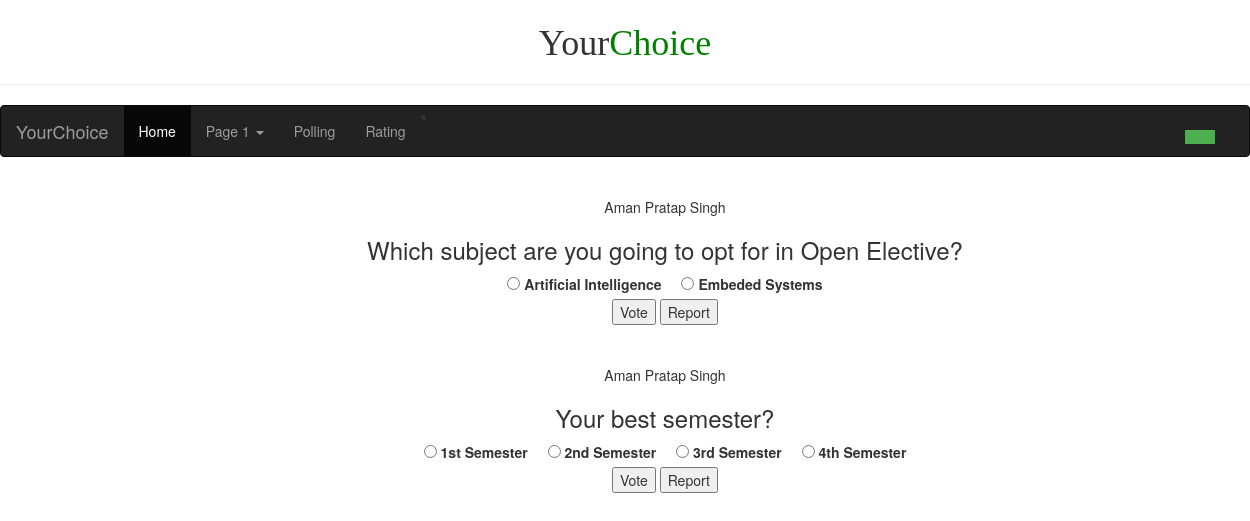
The app's page /polling with its own data.
### application.py (models this page shows, shortened)
class PollInfo(db.Model):
    __tablename__ = 'pollInfo'
    id = db.Column(db.Integer, primary_key=True)
    userId = db.Column(db.String(50), db.ForeignKey('registeredUsers.id'), nullable=False)
    pollQuestion = db.Column(db.String(300), nullable=False)
    numOfOptions = db.Column(db.Integer)
    isOpen = db.Column(db.Boolean)
    isRated = db.Column(db.Boolean)
    selectionChoices = db.Column(db.Integer)
    isTimed = db.Column(db.Boolean)
    timeLimit = db.Column(db.DateTime)
    numOfReports = db.Column(db.Integer)
    numOfRegistrants = db.Column(db.Integer)
    numOfVotes = db.Column(db.Integer)
    options = db.relationship('Options', backref='poll')
    registrants = db.relationship('Registrants', backref='poll')
    voters = db.relationship('Votes', backref='poll')
    selectors = db.relationship('Selections', backref='poll')
    reports = db.relationship('Reports', backref='poll')

class RegisteredUsers(db.Model):
    __tablename__ = 'registeredUsers'
    id = db.Column(db.String(50), primary_key=True)
    password = db.Column(db.String(50), nullable=False)
    name = db.Column(db.String(50), nullable=False)
    phoneNumber = db.Column(db.String(15))
    sequrityQuestion = db.Column(db.String(100))
    sequrityAnswer = db.Column(db.String(50))
    numOfPolls = db.Column(db.Integer, default=0)
    polls = db.relationship('PollInfo', backref='user')
    registrations = db.relationship('Registrants', backref='user')
    votes = db.relationship('Votes', backref='user')
    selections = db.relationship('Selections', backref='user')
    reports = db.relationship('Reports', backref='user')

class Options(db.Model):
    __tablename__ = 'options'
    id = db.Column(db.Integer, primary_key=True)
    pollId = db.Column(db.Integer, db.ForeignKey('pollInfo.id'), nullable=False)
    optionData = db.Column(db.String(100), nullable=False)
    optionImage = db.Column(db.LargeBinary)
    optionCount = db.Column(db.Float)

### application.py (the view)
@app.route("/polling")
def polling():
    polls = PollInfo.query.filter(PollInfo.isRated == False).all()
    return render_template("polling.html", polls=polls)

### templates/polling.html (shortened to what this page needs)
{% extends "menu.html" %}
{% block body %}
    {% for poll in polls %}
        <div class="poll" style="width: 100%; margin: 40px; text-align: center;">
            <p style="text-align: ">{{ poll.user.name }}</p>
            <h3 style="width: 100%;">{{ poll.pollQuestion }}</h3>
            <form action="{{ url_for('vote') }}" method="POST">
                <div class="options" style="text-align: center;">
                    {% for option in poll.options %}
                        <div class="option" style="display: inline; margin: 8px;">
                            <input type="radio" id="{{ loop.index }}" name="choice" value="{{ option.id }}">
                            <label for="{{ loop.index }}">{{ option.optionData }}</label>
                        </div>
                    {% endfor %}
                </div>
                <div style="text-align: center">
                    <input type="submit" name="response" value="Vote">
                    <input type="submit" name="response" value="Report">
                </div>
            </form>
        </div>
    {% endfor %}
{% endblock %}

### records on screen
PollInfo: user.name "Aman Pratap Singh", pollQuestion "Which subject are you going to opt for in Open Elective?"
Options: optionData "Artificial Intelligence"
Options: optionData "Embeded Systems"
PollInfo: user.name "Aman Pratap Singh", pollQuestion "Your best semester?"
Options: optionData "1st Semester"
Options: optionData "2nd Semester"
Options: optionData "3rd Semester"
Options: optionData "4th Semester"
